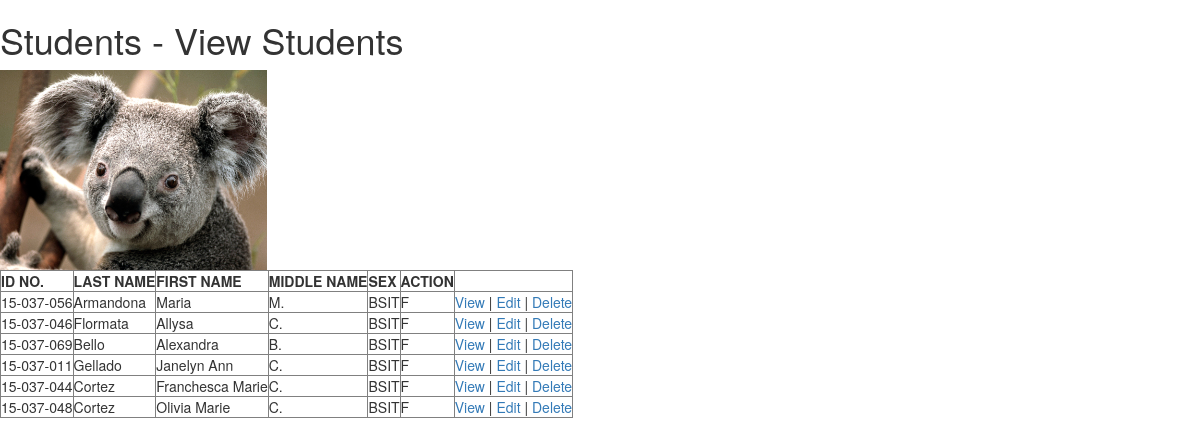
The page / on the database its author committed.
### tables this page shows
CREATE TABLE `students` (
  `idno` varchar(10) NOT NULL,
  `lname` varchar(50) NOT NULL,
  `fname` varchar(50) NOT NULL,
  `mname` varchar(50) NOT NULL,
  `course` varchar(50) NOT NULL,
  `sex` varchar(10) NOT NULL
);

### application/controllers/Students.php (called while the page is built, shortened)
<?php
class Students extends CI_Controller {
	public function __construct(){
		$this->load->model('students_model','Students');
	}
	public function index()
	{
		$header_data['title'] = "Students: View Student List";
		$students = array();
		$condition = array('sex'=>'F','course'=>'BSIT');
		$rs = $this->Students->read($condition);
		foreach($rs as $r){
			$info = array(
						'idno' => $r['idno'],
						'lastname' => $r['lname'],
						'firstname' => $r['fname'],
						'middlename' => $r['mname'],
						'course' => $r['course'],
						'sex' => $r['sex']
						);
			$students[] = $info;
		}
		$data['students'] = $students;
		$this->load->view('include/header',$header_data);
		$this->load->view('students/view_students',$data);
		$this->load->view('include/footer');
	}
}

### index.php (called while the page is built, shortened)
<?php
require_once BASEPATH.'core/CodeIgniter.php';

### application/models/students_model.php (called while the page is built, shortened)
<?php
class Students_model extends CI_Model {
	private $table = "students";
	public function read($condition=null)
	{
		$this->db->select('*');
		$this->db->from($this->table);
		if( isset($condition) ) $this->db->where($condition);
		$query=$this->db->get();
		return $query->result_array();
	}
}

### application/views/students/view_students.php (the view, shortened to what this page needs)
<h1>Students - View Students</h1>
<img src="<?php echo base_url('assets/images/koala.jpg');?>" alt="My favorite animal" height="200" />
<table border="1">
	<thead>
		<tr>
			<th>ID NO.</th>
			<th>LAST NAME</th>
			<th>FIRST NAME</th>
			<th>MIDDLE NAME</th>
			<th>SEX</th>
			<th>ACTION</th>
		</tr>
	</thead>
	<tbody>
	<?php
	foreach($students as $s){
		echo '	<tr>
					<td>'.$s['idno'].'</td>
					<td>'.$s['lastname'].'</td>
					<td>'.$s['firstname'].'</td>
					<td>'.$s['middlename'].'</td>
					<td>'.$s['course'].'</td>
					<td>'.$s['sex'].'</td>
					<td>
						<a href="'.base_url('students/profile/'.$s['idno']).'">View</a> |
						<a href="">Edit</a> |
						<a href="" class="delete">Delete</a>
					</td>
				</tr>
				';
	}
	?>
	</tbody>
</table>

### rows shown on the page
students: idno "15-037-056", lname "Armandona", fname "Maria", mname "M.", course "BSIT", sex "F"
students: idno "15-037-046", lname "Flormata", fname "Allysa", mname "C.", course "BSIT", sex "F"
students: idno "15-037-069", lname "Bello", fname "Alexandra", mname "B.", course "BSIT", sex "F"
students: idno "15-037-011", lname "Gellado", fname "Janelyn Ann", mname "C.", course "BSIT", sex "F"
students: idno "15-037-044", lname "Cortez", fname "Franchesca Marie", mname "C.", course "BSIT", sex "F"
students: idno "15-037-048", lname "Cortez", fname "Olivia Marie", mname "C.", course "BSIT", sex "F"
